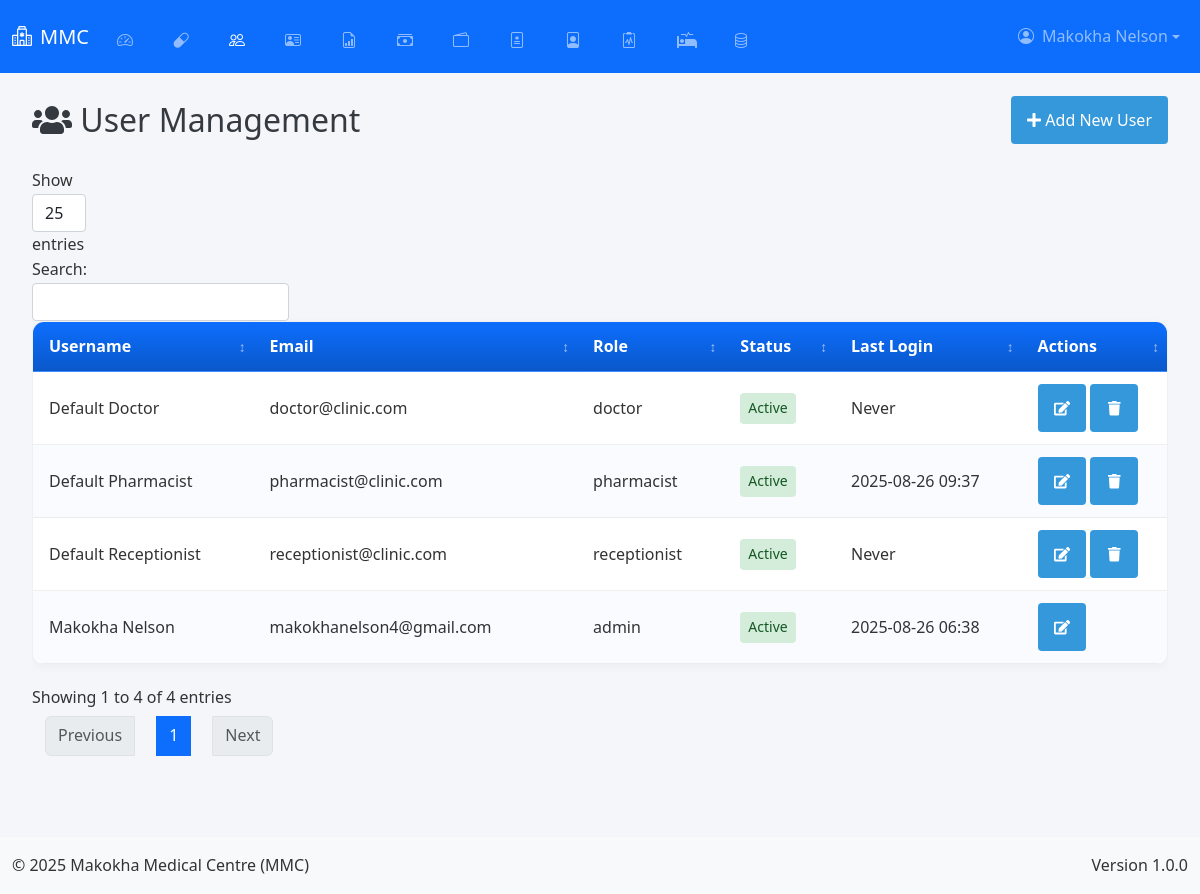
Before: /admin/users (signed in) with the older database file.
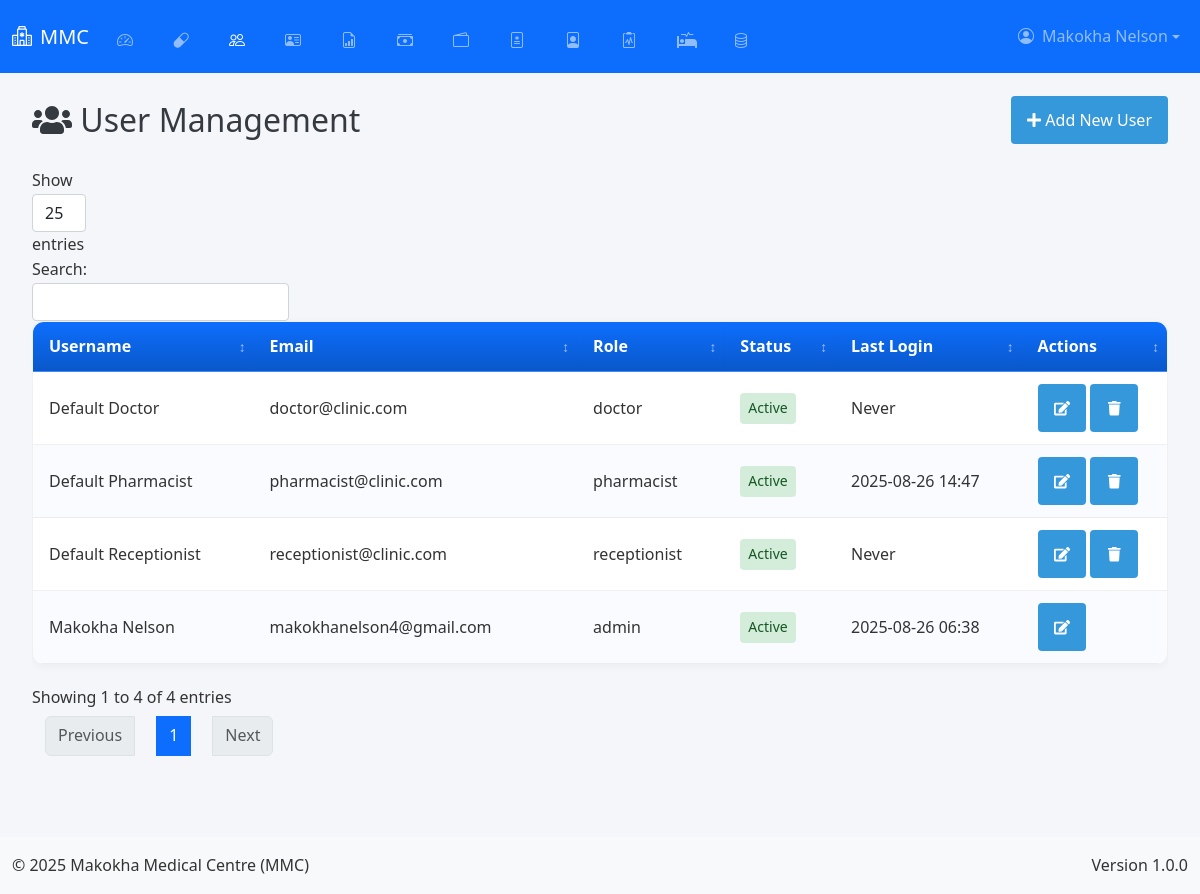
After: the same page with the newer database file.
### app.py (models this page shows, shortened)
class User(db.Model, UserMixin):
    __tablename__ = 'user'
    id = db.Column(db.Integer, primary_key=True)
    username = db.Column(db.String(50), unique=True, nullable=False)
    email = db.Column(db.String(100), unique=True, nullable=False)
    password = db.Column(db.String(200), nullable=False)
    role = db.Column(db.String(20), nullable=False, default='user')
    is_active = db.Column(db.Boolean, default=True)
    last_login = db.Column(db.DateTime)
    profile_picture = db.Column(db.String(255))
    created_at = db.Column(db.DateTime, default=lambda: datetime.now(timezone.utc))
    updated_at = db.Column(db.DateTime, default=lambda: datetime.now(timezone.utc), onupdate=lambda: datetime.now(timezone.utc))

### app.py (the view, shortened to what this page needs)
@app.route('/admin/users', methods=['GET', 'POST'])
@login_required
def manage_users():
    if current_user.role != 'admin':
        flash('Unauthorized access', 'danger')
        return redirect(url_for('home'))
    users = User.query.order_by(User.last_login.desc().nullslast(), User.username.asc()).all()
    return render_template('admin/users.html', users=users)

### app.py (called while the page is built, shortened)
@app.before_request
def initialize_data():
    global _first_request
    if not _first_request:
        return

@app.context_processor
def inject_current_date():
    return {'current_date': date.today().strftime('%Y-%m-%d')}

    @login_manager.user_loader
    def load_user(user_id):
        return db.session.get(User, int(user_id))

### templates/admin/users.html (shortened to what this page needs)
{% extends "base.html" %}
{% block content %}
        <div class="content">
            <div class="page-header">
                <h2><i class="fas fa-users"></i> User Management</h2>
                <div class="page-actions">
                    <button class="btn btn-primary" data-toggle="modal" data-target="#addUserModal">
                        <i class="fas fa-plus"></i> Add New User
                    </button>
                </div>
            </div>
            <div class="table-responsive">
                <table class="data-table" id="usersTable">
                    <thead>
                        <tr>
                            <th>Username</th>
                            <th>Email</th>
                            <th>Role</th>
                            <th>Status</th>
                            <th>Last Login</th>
                            <th>Actions</th>
                        </tr>
                    </thead>
                    <tbody>
                        {% for user in users %}
                        <tr>
                            <td>{{ user.username }}</td>
                            <td>{{ user.email }}</td>
                            <td>{{ user.role }}</td>
                            <td>
                                <span class="status-badge {% if user.is_active %}active{% else %}inactive{% endif %}">
                                    {% if user.is_active %}Active{% else %}Inactive{% endif %}
                                </span>
                            </td>
                            <td>
                                {% if user.last_login %}
                                    {{ user.last_login.strftime('%Y-%m-%d %H:%M') }}
                                {% else %}
                                    Never
                                {% endif %}
                            </td>
                            <td>
                                <button class="btn btn-sm btn-edit" data-id="{{ user.id }}" data-toggle="modal" data-target="#editUserModal">
                                    <i class="fas fa-edit"></i>
                                </button>
                                {% if user.id != current_user.id %}
                                <button class="btn btn-sm btn-delete" data-id="{{ user.id }}">
                                    <i class="fas fa-trash"></i>
                                </button>
                                {% endif %}
                            </td>
                        </tr>
                        {% endfor %}
                    </tbody>
                </table>
            </div>
        </div>
{% endblock %}

Changed rows visible on the page:
changed User "Default Pharmacist": last_login "2025-08-26 09:37" → "2025-08-26 14:47"
